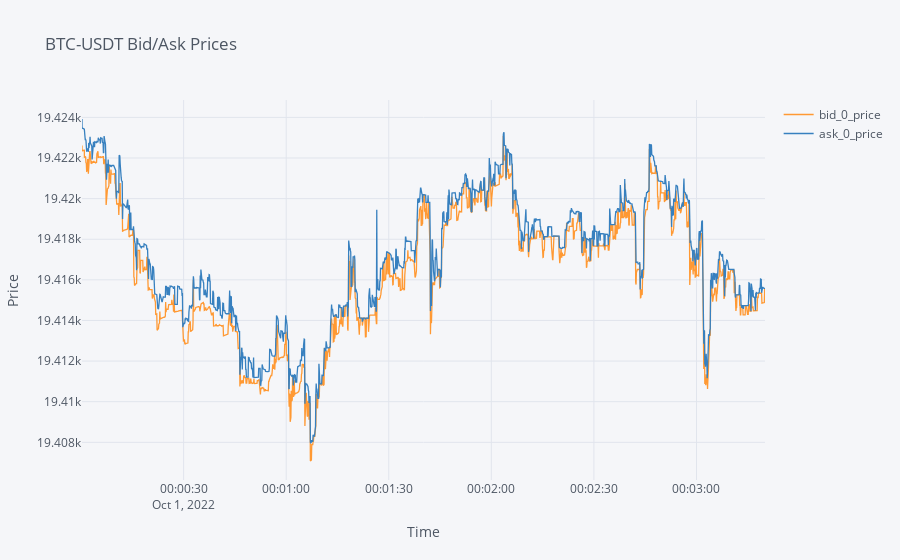

Write notebook code for a chart like this one.
### Markdown cell above
### Data Loading

### Code cell
lakeapi.use_sample_data(anonymous_access = True)
books = lakeapi.load_data(
    table="book",
    start=datetime.datetime(2022, 10, 1),
    end=datetime.datetime(2022, 10, 2),
    symbols=["BTC-USDT"],
    exchanges=["BINANCE"],
)

# data cleaning
books.rename(columns = {'received_time' : 'timestamp'}, inplace = True)
books.set_index('timestamp', inplace = True)
books.drop(columns = ['exchange', 'symbol','origin_time', 'sequence_number'], inplace = True)


# check for missing values in the data
print("Missing values : ", books.isnull().sum().sum(),'\n'+ '-'*50)
# per column
# print("missing values per colum :\n", books.isnull().sum()) 


books[['bid_0_price', 'ask_0_price']][:2000].iplot(title='BTC-USDT Bid/Ask Prices', xTitle='Time', yTitle='Price', mode='lines')

### Figure 1 — Plotly figure (JSON) as saved in the notebook; plotly's stock layout.template omitted (floating-point values rounded to 4 significant figures; data arrays with more than 128 entries replaced by an {"elided": "..."} marker saying what was removed)
{"data": [{"line": {"color": "rgba(255, 153, 51, 1.0)", "dash": "solid", "shape": "linear", "width": 1.3}, "mode": "lines", "name": "bid_0_price", "text": "", "type": "scatter", "x": {"elided": "2000 str values"}, "y": {"elided": "2000 float values"}}, {"line": {"color": "rgba(55, 128, 191, 1.0)", "dash": "solid", "shape": "linear", "width": 1.3}, "mode": "lines", "name": "ask_0_price", "text": "", "type": "scatter", "x": {"elided": "2000 str values"}, "y": {"elided": "2000 float values"}}], "layout": {"legend": {"bgcolor": "#F5F6F9", "font": {"color": "#4D5663"}}, "paper_bgcolor": "#F5F6F9", "plot_bgcolor": "#F5F6F9", "title": {"font": {"color": "#4D5663"}, "text": "BTC-USDT Bid/Ask Prices"}, "xaxis": {"gridcolor": "#E1E5ED", "showgrid": true, "tickfont": {"color": "#4D5663"}, "title": {"font": {"color": "#4D5663"}, "text": "Time"}, "zerolinecolor": "#E1E5ED"}, "yaxis": {"gridcolor": "#E1E5ED", "showgrid": true, "tickfont": {"color": "#4D5663"}, "title": {"font": {"color": "#4D5663"}, "text": "Price"}, "zerolinecolor": "#E1E5ED"}}}
